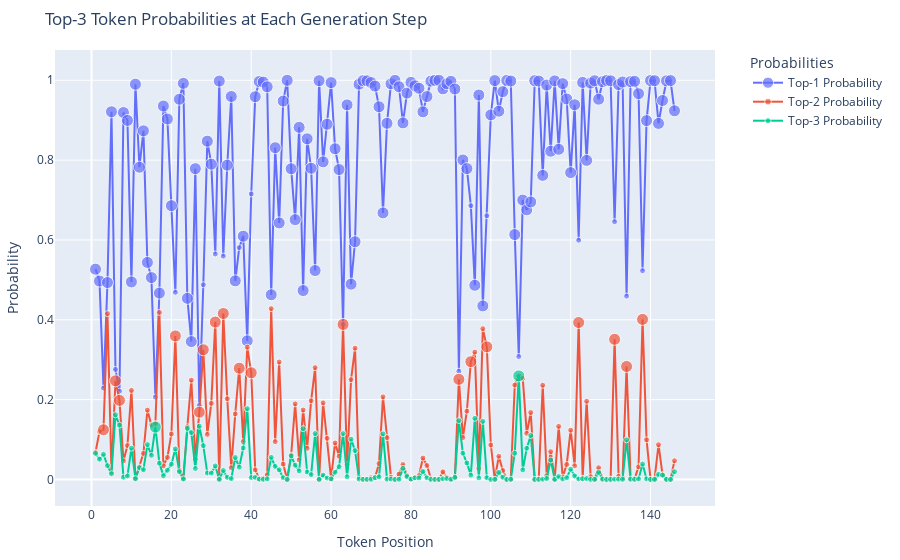

Source (notebook cell):
### Code cell
ans_data = generate_answer(
    question_to_prompt(test_qnas[sample_i]), 
    top_k=3,
)
visualize_topk_plotly(
    ans_data, 
    save_html=True,
    # show_text=False,
)

### Figure 1 — Plotly figure (JSON) as saved in the notebook; plotly's stock layout.template omitted (floating-point values rounded to 4 significant figures; data arrays with more than 128 entries replaced by an {"elided": "..."} marker saying what was removed)
{"data": [{"marker": {"size": {"elided": "146 int values"}}, "mode": "lines+markers", "name": "Top-1 Probability", "textposition": "top center", "type": "scatter", "x": {"elided": "146 int values"}, "y": {"elided": "146 float values"}}, {"marker": {"size": {"elided": "146 int values"}}, "mode": "lines+markers", "name": "Top-2 Probability", "textposition": "top center", "type": "scatter", "x": {"elided": "146 int values"}, "y": {"elided": "146 float values"}}, {"marker": {"size": {"elided": "146 int values"}}, "mode": "lines+markers", "name": "Top-3 Probability", "textposition": "top center", "type": "scatter", "x": {"elided": "146 int values"}, "y": {"elided": "146 float values"}}], "layout": {"autosize": true, "legend": {"orientation": "v", "title": {"text": "Probabilities"}, "x": 1.05, "y": 1}, "margin": {"b": 50, "l": 50, "r": 50, "t": 50}, "title": {"text": "Top-3 Token Probabilities at Each Generation Step"}, "xaxis": {"title": {"text": "Token Position"}}, "yaxis": {"title": {"text": "Probability"}}}}
